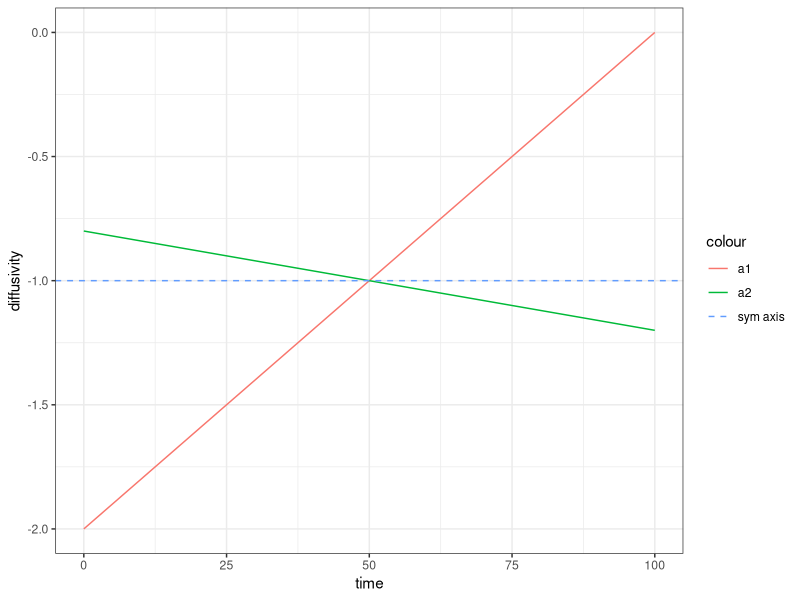

The R script that drew this image:
library(tidyverse)

# asymmetry factor, change this to observe
asym_factor <- 0.2 # mutliplies the extremes of the sequence, is and argument of the parameter set

# define prerequesites
time <- seq(0, 100, length = 300) # times series
diffusivity <- seq(-2, 0, length = 300)
axis <- mean(diffusivity)

# calculate diff2
delta <- abs(axis - min(diffusivity)) * asym_factor
under <- axis - delta
upper <- axis + delta
diffusivity2 <- 2*axis - (seq(under, upper, length = length(diffusivity))) # formula

ggplot() + 
  geom_line(aes(x = time, y=  diffusivity, color = "a1")) + 
  geom_line(aes(x=time, y = diffusivity2, color = "a2")) + 
  geom_hline(aes(yintercept = axis, color = "sym axis"), linetype = "dashed") + 
  theme_bw()



